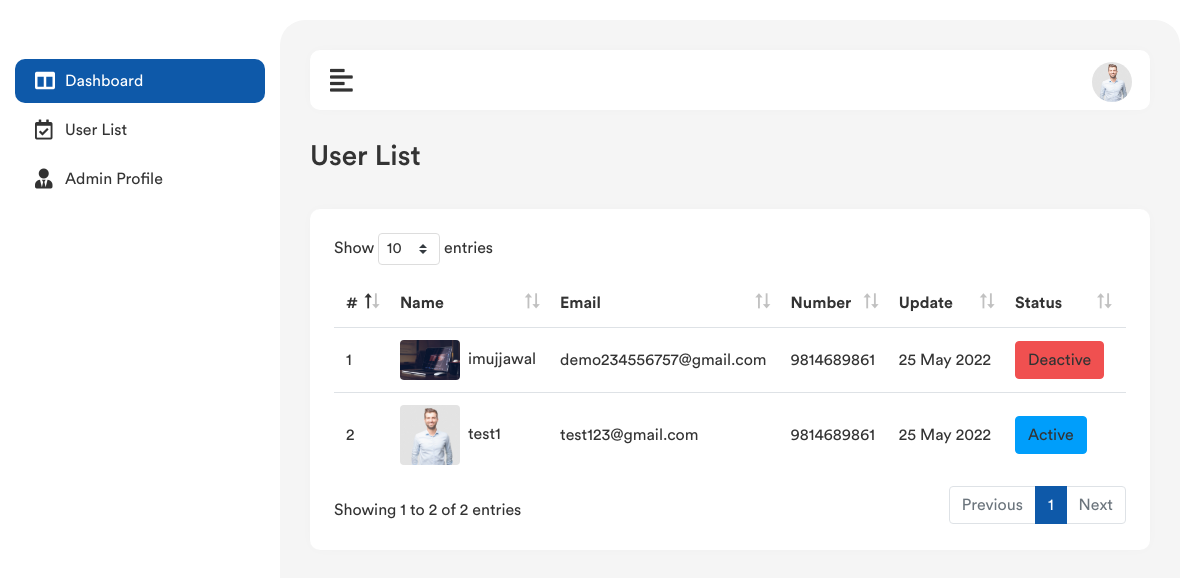
Page /admin/user-list.php (signed in) on the committed database.
### tables this page shows
CREATE TABLE `users` (
  `user_id` int(11) NOT NULL,
  `user_name` varchar(255) NOT NULL,
  `user_email` varchar(255) NOT NULL,
  `user_pnumber` varchar(255) NOT NULL,
  `user_password` varchar(255) NOT NULL,
  `user_image` text NOT NULL,
  `status` smallint(6) NOT NULL,
  `update_date` datetime NOT NULL
);

### main/functions.php (called while the page is built, shortened)
<?php
    function getUsers($conn){
  	$sql=mysqli_query($conn,"select * from users");
  	$data_arr=array();
  	if ($sql) {
  		while($row=mysqli_fetch_assoc($sql)){
  			$data_arr[]=$row;
  		}
  	}
  	else{
      die("QUERY FAILED " .mysqli_error($conn));
  	}
  	return $data_arr;
  }
?>

### admin/user-list.php (the view, shortened to what this page needs)
<?php
include('admin_header.php');
include('sidebar.php');
?>
<div class="page-wrapper">
<div class="content container-fluid">
<div class="page-header">
<div class="row">
<div class="col">
<h3 class="page-title">User List</h3>
</div>
</div>
</div>
<div class="row">
<div class="col-md-12">
<div class="card">
<div class="card-body">
<div class="table-responsive">
<table class="table table-hover table-center mb-0 datatable">
<thead>
<tr>
<th>#</th>
<th>Name</th>
<th>Email</th>
<th>Number</th>
<th>Update</th>
<th>Status</th>
<th>Action</th>
</tr>
</thead>
<tbody>
<?php
$get_users=getUsers($conn);
$serial_num=1;
foreach($get_users as $user_list){
  $update_date = date("d-m-Y",strtotime($user_list['update_date']));
  $new_date = date("d F Y",strtotime($update_date));
?>
<tr>
<td><?=$serial_num?></td>
<td>
<a href="javascript:void(0)">
<img class="rounded service-img mr-1" src="../assets/images/userimage/<?=$user_list['user_image']?>" alt=""> <?=$user_list['user_name']?>
</a>
</td>
<td><?=$user_list['user_email']?></td>
<td><?=$user_list['user_pnumber']?></td>
<td><?=$new_date?></td>
<td>
    <?php
      if ($user_list['status'] == 1) {
         echo "<a href='?type=status&operation=deactive&id=".$user_list['user_id']."' class='btn btn-info'>Active</a>&nbsp;";
      }
      else{
        echo "<a href='?type=status&operation=active&id=".$user_list['user_id']."' class='btn btn-danger'>Deactive</a>&nbsp;";
      }
    ?>
</td>
<td>
</td>
</tr>
<?php $serial_num++; } ?>
</tbody>
</table>
</div>
</div>
</div>
</div>
</div>
</div>
</div>
<?php include('admin_footer.php') ?>

### admin/assets/css/admin.css (style rules this page uses)
html { height:100% }
body { background-color:#f8f9fa;color:#333;font-family:circularstd,sans-serif;font-size:1rem;height:100%;line-height:1.5;overflow-x:hidden }
h1,h2,h3,h4,h5,h6 { font-family:circularstd,sans-serif;margin-top:0 }
.table-responsive { white-space:nowrap }
a { color:#009ce7 }
input,button,a { transition:all .4s ease;-moz-transition:all .4s ease;-o-transition:all .4s ease;-ms-transition:all .4s ease;-webkit-transition:all .4s ease }
.table { color:#333;max-width:100%;margin-bottom:0;width:100% }
.table.dataTable { border-collapse:collapse!important }
.table td a { color:#333 }
.table thead tr th { font-weight:600;border:0 }
.table tbody tr { border-bottom:1px solid rgba(0,0,0,.05) }
.table tbody tr:last-child { border-color:transparent }
.table.table-center td,.table.table-center th { vertical-align:middle }
.btn-info { background-color:#009efb;border:1px solid #009efb }
.btn-danger { background-color:#f05050;border:1px solid #f05050 }
.card { border:0;border-radius:0;box-shadow:0 0 10px rgba(0,0,0,.1);margin-bottom:1.875rem }
.card-body { padding:1.5rem }
.page-wrapper { margin-left:280px;padding-top:60px;position:relative;transition:all .4s ease }
.page-wrapper>.content { padding:1.875rem 1.875rem 0 }
.page-header { margin-bottom:1.875rem }
.page-title { color:#333;margin-bottom:5px }
.page-wrapper { border-radius:25px;background-color:#f5f5f5;padding-top:90px;min-height:calc(100vh - 40px) }
.card { border:0;border-radius:10px;box-shadow:0 0 12px 0 rgba(55,73,72,.02) }
.service-img { width:60px }

### rows in the picture
users: user_image (picture), user_name "imujjawal", user_email "demo234556757@gmail.com", user_pnumber "9814689861", update_date "25 May 2022"
users: user_image (placeholder picture), user_name "test1", user_email "test123@gmail.com", user_pnumber "9814689861", update_date "25 May 2022"
